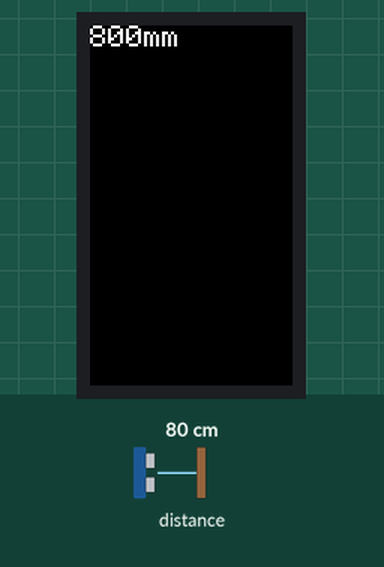
Bench run of a sketch on a simulated ESP32. On the bench: 135×240 colour display. Inputs (shaded band) come from the test bench; at power-on: distance to the obstacle 80 cm. What the sketch prints to the serial monitor is not drawn.

Above: at 1.3 s.
1.4 s: distance to the obstacle set to 2 cm
At 3.1 s:
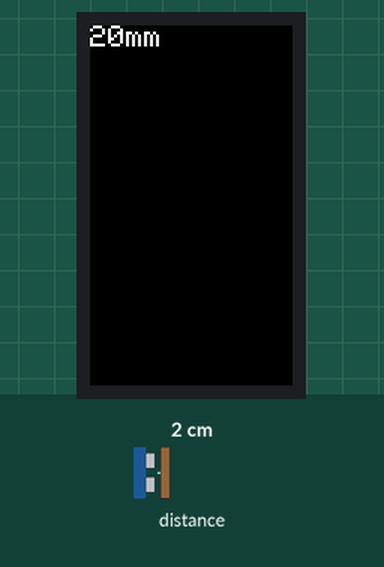
3.4 s: distance to the obstacle set to 4 cm
At 4.5 s:
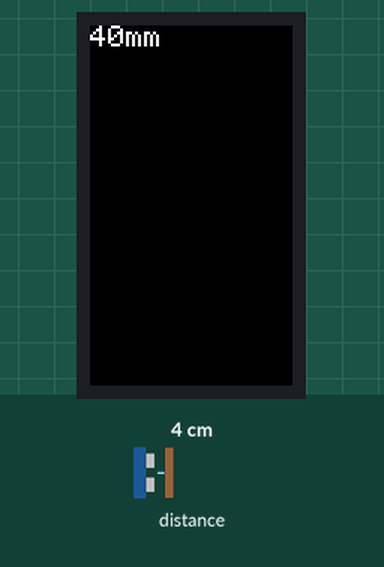
5.1 s: distance to the obstacle set to 9 cm
At 5.7 s:
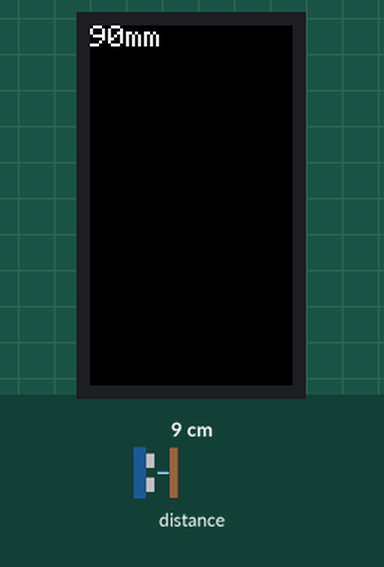
Timing chart, 0 to 8.1 s (numbered marks = the images above; inputs shaded):
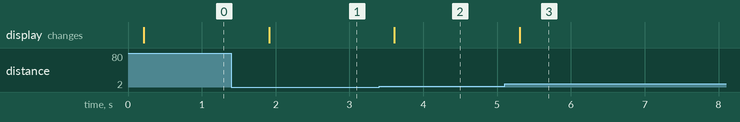

The sketch:

kuotore.ino
```cpp
#include <M5StickCPlus.h>
#include <Wire.h>
#include <VL53L0X.h>

VL53L0X sensor;
TFT_eSprite img = TFT_eSprite(&M5.Lcd);

void setup() {
  M5.begin();
  Wire.begin(0, 26);

  img.createSprite(160, 80);
  img.fillSprite(BLACK);
  img.setTextColor(WHITE);
  img.setTextSize(2);

  sensor.setTimeout(500);
  if (!sensor.init()) {
    img.setCursor(10, 10);
    img.print("Failed");
    img.pushSprite(0,0);
    Serial.println("Failed to detect and initialize sensor!");
    while (1) {}
  }
  sensor.startContinuous(1000);
}

void loop() {
  uint16_t distance = sensor.readRangeContinuousMillimeters();
  Serial.print(distance);
  if (sensor.timeoutOccurred()) {
    Serial.print("TIMEOUT");
  }
  Serial.println();
  img.fillSprite(BLACK);
  img.setCursor(0,0);
  img.print(distance);
  img.print("mm");
  img.pushSprite(0,0);
  delay(500);
}
```

Measured:
- after the input at 1.4 s, the display: changes after 0.51 s (image 1)
- after the input at 3.4 s, the display: changes after 0.21 s (image 2)
- after the input at 5.1 s, the display: changes after 0.21 s (image 3)
